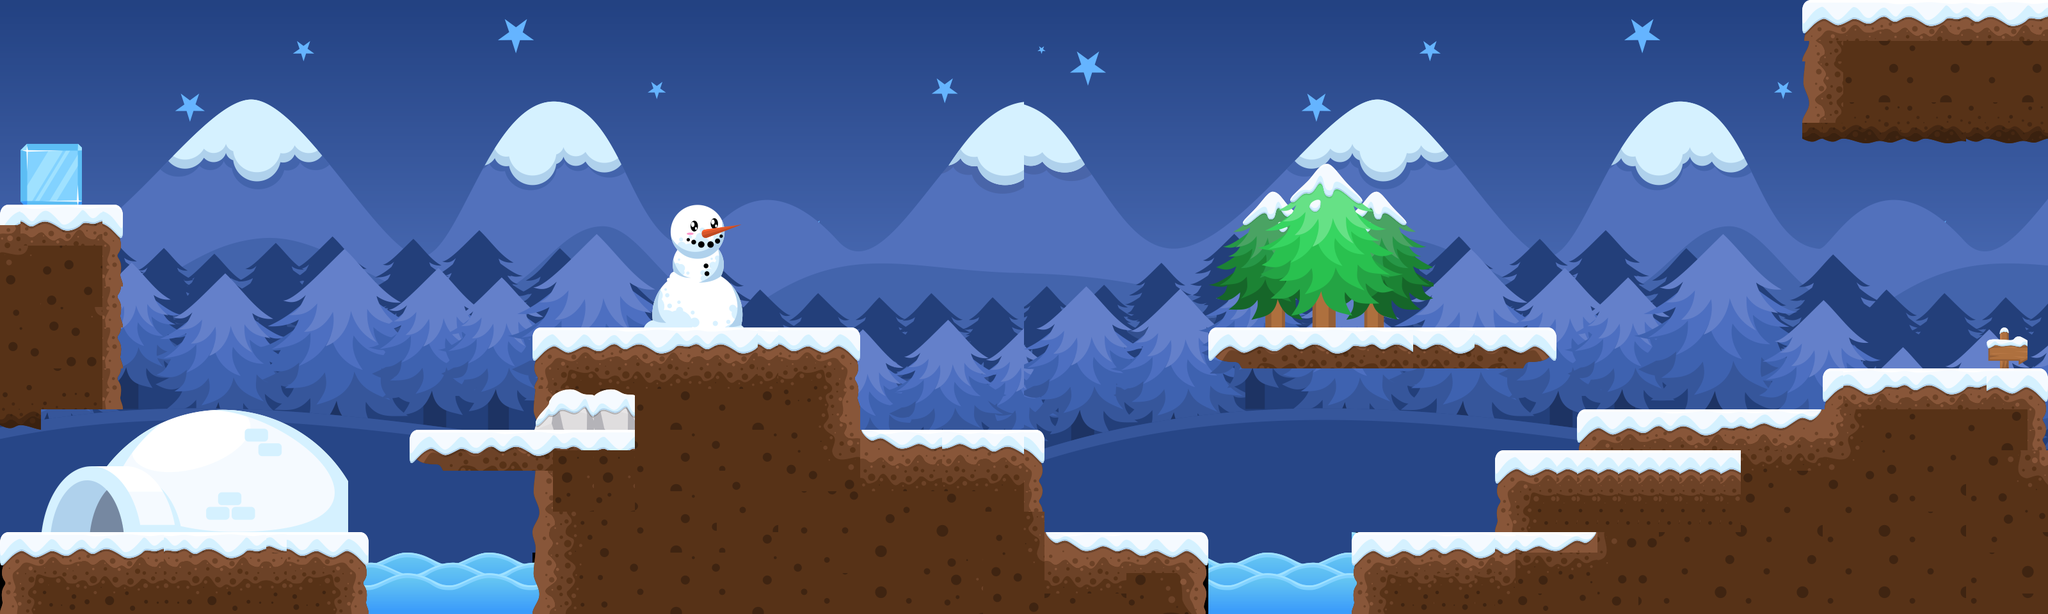

Rendered tile map (Tiled .tmx) drawn with the repository's tilesets; below, a short description and the map source with its tile grids summarised:
An orthogonal 100x30 tile map with 32x32 px tiles, 4 tile layers (backgroup, water, rock, tile2), 26 tilesets and 16 objects.

<map version="1.0" tiledversion="1.1.6" orientation="orthogonal" renderorder="right-down" width="100" height="30" tilewidth="32" tileheight="32" infinite="0" nextobjectid="22">
 <tileset firstgid="1" name="3" tilewidth="32" tileheight="32" tilecount="16" columns="4">
  <image source="image/png/Tiles/3.png" width="128" height="128" />
 </tileset>
 <tileset firstgid="17" name="4" tilewidth="32" tileheight="32" tilecount="16" columns="4">
  <image source="image/png/Tiles/4.png" width="128" height="128" />
 </tileset>
 <tileset firstgid="33" name="5" tilewidth="32" tileheight="32" tilecount="16" columns="4">
  <image source="image/png/Tiles/5.png" width="128" height="128" />
 </tileset>
 <tileset firstgid="49" name="6" tilewidth="32" tileheight="32" tilecount="16" columns="4">
  <image source="image/png/Tiles/6.png" width="128" height="128" />
 </tileset>
 <tileset firstgid="65" name="7" tilewidth="32" tileheight="32" tilecount="16" columns="4">
  <image source="image/png/Tiles/7.png" width="128" height="128" />
 </tileset>
 <tileset firstgid="81" name="8" tilewidth="32" tileheight="32" tilecount="16" columns="4">
  <image source="image/png/Tiles/8.png" width="128" height="128" />
 </tileset>
 <tileset firstgid="97" name="9" tilewidth="32" tileheight="32" tilecount="16" columns="4">
  <image source="image/png/Tiles/9.png" width="128" height="128" />
 </tileset>
 <tileset firstgid="113" name="10" tilewidth="32" tileheight="32" tilecount="16" columns="4">
  <image source="image/png/Tiles/10.png" width="128" height="128" />
 </tileset>
 <tileset firstgid="129" name="Crystal" tilewidth="32" tileheight="32" tilecount="6" columns="3">
  <image source="image/png/Object/Crystal.png" width="97" height="78" />
 </tileset>
 <tileset firstgid="135" name="2" tilewidth="32" tileheight="32" tilecount="16" columns="4">
  <image source="image/png/Tiles/2.png" width="128" height="128" />
 </tileset>
 <tileset firstgid="151" name="1" tilewidth="32" tileheight="32" tilecount="16" columns="4">
  <image source="image/png/Tiles/1.png" width="128" height="128" />
 </tileset>
 <tileset firstgid="167" name="Igloo" tilewidth="32" tileheight="32" tilecount="90" columns="15">
  <image source="image/png/Object/Igloo.png" width="511" height="201" />
 </tileset>
 <tileset firstgid="257" name="11" tilewidth="32" tileheight="32" tilecount="16" columns="4">
  <image source="image/png/Tiles/11.png" width="128" height="128" />
 </tileset>
 <tileset firstgid="273" name="12" tilewidth="32" tileheight="32" tilecount="16" columns="4">
  <image source="image/png/Tiles/12.png" width="128" height="128" />
 </tileset>
 <tileset firstgid="289" name="13" tilewidth="32" tileheight="32" tilecount="16" columns="4">
  <image source="image/png/Tiles/13.png" width="128" height="128" />
 </tileset>
 <tileset firstgid="305" name="14" tilewidth="32" tileheight="32" tilecount="8" columns="4">
  <image source="image/png/Tiles/14.png" width="128" height="93" />
 </tileset>
 <tileset firstgid="313" name="16" tilewidth="32" tileheight="32" tilecount="8" columns="4">
  <image source="image/png/Tiles/16.png" width="128" height="93" />
 </tileset>
 <tileset firstgid="321" name="17" tilewidth="32" tileheight="32" tilecount="12" columns="4">
  <image source="image/png/Tiles/17.png" width="128" height="99" />
 </tileset>
 <tileset firstgid="333" name="18" tilewidth="32" tileheight="32" tilecount="16" columns="4">
  <image source="image/png/Tiles/18.png" width="128" height="128" />
 </tileset>
 <tileset firstgid="349" name="15" tilewidth="32" tileheight="32" tilecount="8" columns="4">
  <image source="image/png/Tiles/15.png" width="128" height="93" />
 </tileset>
 <tileset firstgid="357" name="BG" tilewidth="32" tileheight="32" tilecount="1512" columns="56">
  <image source="image/png/BG/BG.png" width="1800" height="893" />
 </tileset>
 <tileset firstgid="1869" name="Stone" tilewidth="32" tileheight="32" tilecount="6" columns="3">
  <image source="image/png/Object/Stone.png" width="124" height="78" />
 </tileset>
 <tileset firstgid="1875" name="Tree_1" tilewidth="32" tileheight="32" tilecount="88" columns="11">
  <image source="image/png/Object/Tree_1.png" width="364" height="280" />
 </tileset>
 <tileset firstgid="1963" name="IceBox" tilewidth="32" tileheight="32" tilecount="9" columns="3">
  <image source="image/png/Object/IceBox.png" width="101" height="101" />
 </tileset>
 <tileset firstgid="1972" name="Sign_2" tilewidth="32" tileheight="32" tilecount="4" columns="2">
  <image source="image/png/Object/Sign_2.png" trans="ff00ff" width="87" height="93" />
 </tileset>
 <tileset firstgid="1976" name="SnowMan" tilewidth="32" tileheight="32" tilecount="36" columns="6">
  <image source="image/png/Object/SnowMan.png" trans="ff00ff" width="193" height="210" />
 </tileset>
 <layer name="backgroup" width="100" height="30">
  <data>[3000 cells, 2753 non-empty, 1495 distinct tile ids]</data>
 </layer>
 <layer name="water" width="100" height="30">
  <data>[3000 cells, 60 non-empty, 12 distinct tile ids]</data>
 </layer>
 <layer name="rock" width="100" height="30">
  <data>[3000 cells, 1016 non-empty, 289 distinct tile ids]</data>
 </layer>
 <layer name="tile2" width="100" height="30">
  <data>[3000 cells, 134 non-empty, 130 distinct tile ids]</data>
 </layer>
 <objectgroup name="wall">
  <object id="1" x="14" y="837" width="558" height="121" />
  <object id="2" x="0" y="323" width="187" height="345" />
  <object id="3" x="640.939" y="674.97" width="342" height="55" />
  <object id="4" x="837" y="514" width="502.667" height="40.3333" />
  <object id="5" x="1347" y="679" width="282" height="61" />
  <object id="6" x="1635" y="837" width="249" height="121" />
  <object id="7" x="2120" y="837" width="376" height="118" />
  <object id="8" x="2343" y="710" width="377" height="64" />
  <object id="9" x="2474" y="643" width="320" height="62" />
  <object id="10" x="1891" y="516" width="539" height="63" />
  <object id="11" x="2857" y="582" width="341" height="56" />
  <object id="16" x="0" y="0">
   <polyline points="0,0 -1.33333,958.667 -9.33333,957.333 -12,-1.33333 -1.33333,-1.33333" />
  </object>
  <object id="17" x="2.66667" y="960">
   <polyline points="0,0 3194.67,0" />
  </object>
  <object id="19" x="0" y="-9.33333">
   <polyline points="0,0 3198.67,8" />
  </object>
  <object id="20" x="3202.67" y="-4">
   <polyline points="0,0 0,962.667" />
  </object>
  <object id="21" x="1251.52" y="1006.06" />
 </objectgroup>
</map>
